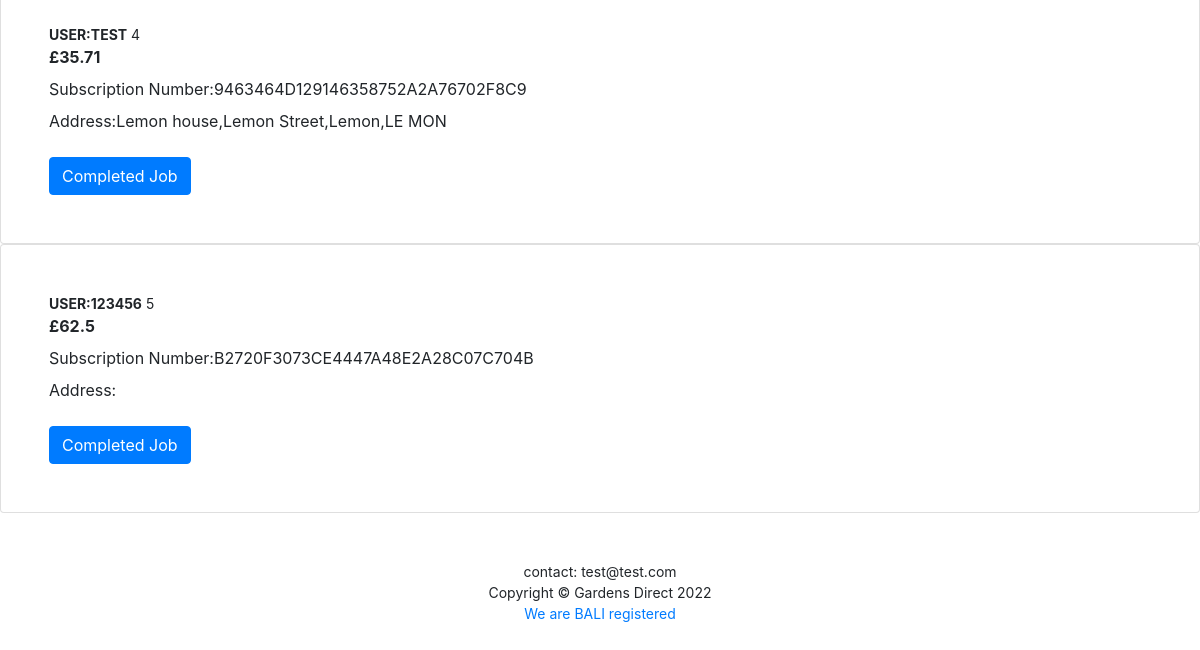
Page /site_owner/ (signed in, lower part) on the earlier database version.
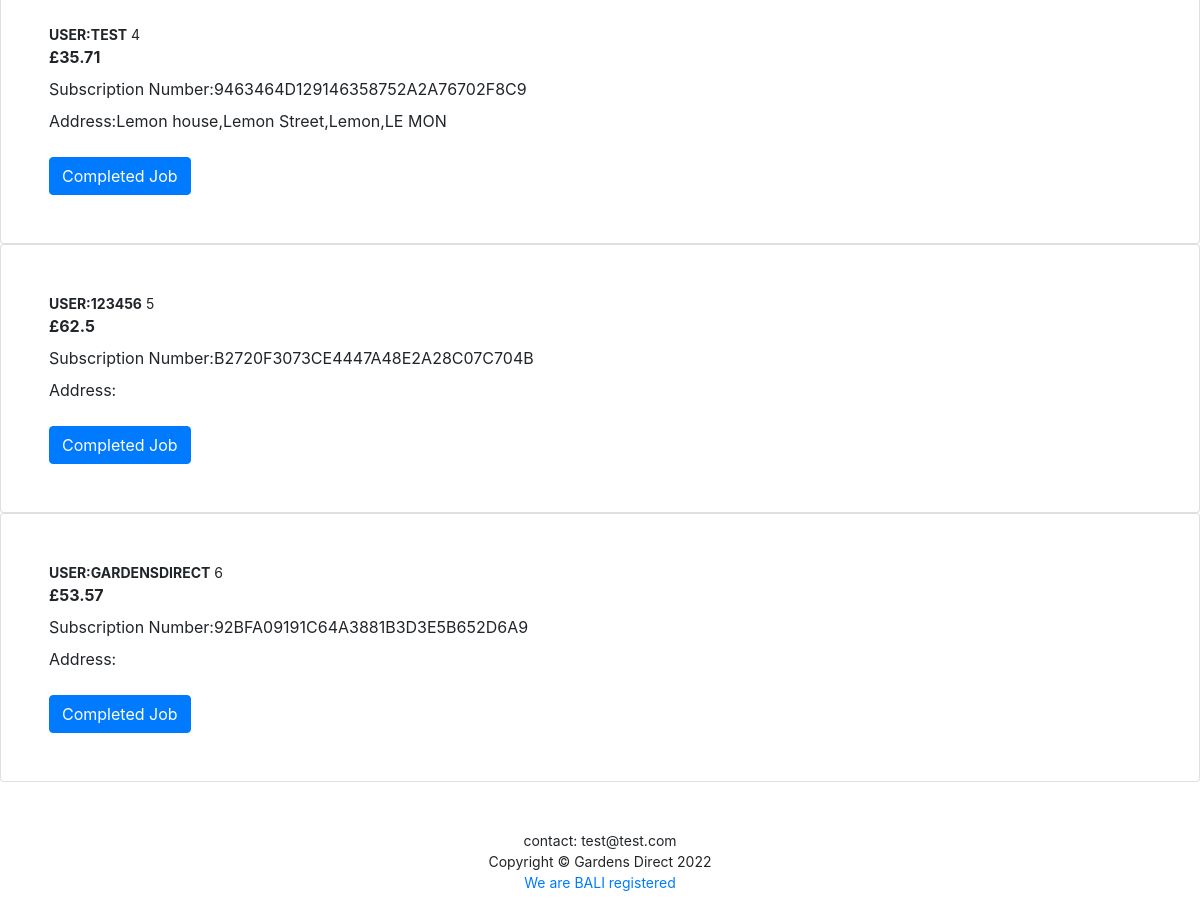
Same page on the later database version.
### calculator/models.py (models this page shows, shortened)
class sub_user_details(models.Model):
    subscription_number = models.CharField(max_length=32, null=False, editable= False, unique=True)
    user = models.ForeignKey(User,on_delete=models.CASCADE)
    subscription_cost = models.FloatField(default=0)
    address = models.CharField(max_length=100,)
    paid = models.BooleanField(default=False,)

### admin_products/views.py (the view)
# urls.py: path('', views.site_owner, name='site_owner'),
def site_owner(request):
    if not request.user.is_superuser:
        sweetify.error(request, title='Only Site Owners can do this')
        return redirect('/')
    else:
        form = admin_product_form(request.POST or None, request.FILES or None)
        if form.is_valid():
            form.save()
            sweetify.success(request, title='Product added')
    subscribers = sub_user_details.objects.all()
    product_details = Products.objects.all()
    context = {'form': form,
               'product_details': product_details,
               'subscribers': subscribers}
    template = 'product_add.html'
    return render(request, template, context)

### admin_products/templates/product_add.html (shortened to what this page needs)
{% extends "base.html" %}
{% load static %}
{% load crispy_forms_tags %}
{% block content %}
{% for person in subscribers %}
<div class="card mb-5 mb-xl-0">
    <div class="card-body p-5">
        <div class="small text-uppercase fw-bold">
            <strong>User:{{ person.user }}</strong>
            {{ person.id }}
        </div>
        <ul class="list-unstyled mb-4">
            <li class="mb-2">
                <strong>£{{ person.subscription_cost }}</strong>
            </li>
            <li class="mb-2">
                Subscription Number:{{ person.subscription_number }}
            </li>
            <li class="mb-2">
                Address:{{ person.address }}
            </li>
        </ul>
        <div class="d-grid"><a class="btn btn-primary" href="{% url 'delete_sub' person.id %}">Completed Job</a></div>
    </div>
</div>
{% endfor %}
{% endblock %}

Differences in the rows shown:
added sub_user_details: user "GARDENSDIRECT", id "6", subscription_cost "53.57", subscription_number "92BFA09191C64A3881B3D3E5B652D6A9"
